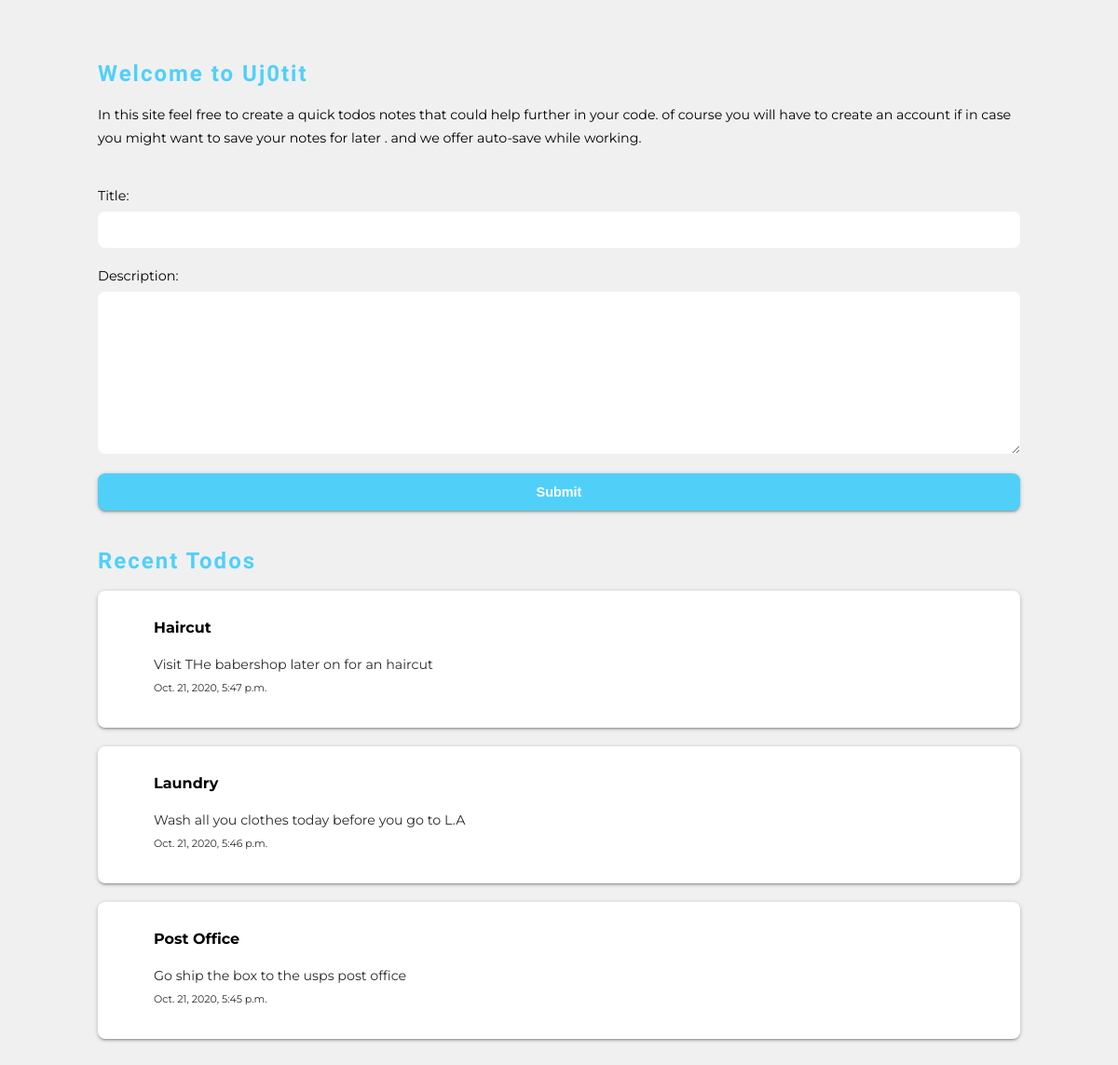
Before: / with the older database file.
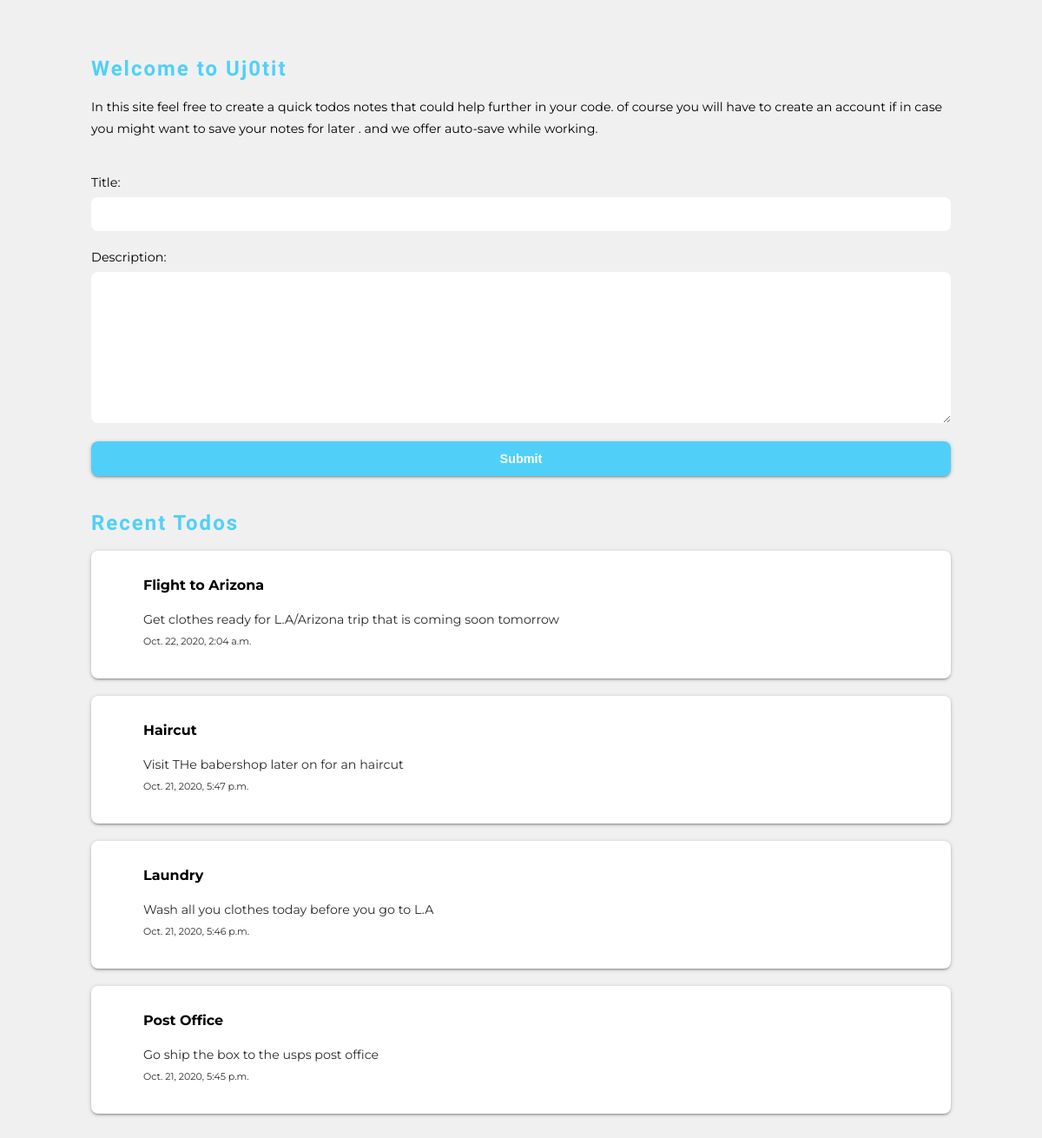
After: the same page with the newer database file.
### post/models.py (models this page shows, shortened)
class Task(models.Model):
    title = models.CharField(max_length=200)
    description = models.TextField(blank=True)
    complete = models.BooleanField(default=False)
    created = models.DateTimeField(auto_now_add=True)

### post/views.py (the view)
# urls.py: path('', views.index)
def index(request):
    if request.method == 'POST':
        title = request.POST['title']
        description = request.POST['description']
        task = Task(title=title, description=description)
        task.save()
    tasks = Task.objects.order_by('-created')
    form = TaskForm()
    context = {
        'tasks':tasks,
    }
    return render(request, 'post/tasks.html', context)

### templates/post/tasks.html (shortened to what this page needs)
{% extends 'base.html' %}
{% block content %}
<div class="task_form">
    <form method="POST">
        <div class="title">
            <label for="title">Title: </label>
            <input type="text" name="title" id="title">
        </div>
        <div class="desc">
            <label for="description">Description: </label>
            <textarea name="description" id="description" cols="30" rows="10"></textarea>
        </div>
        <input type="submit" name="Create Task">
    </form>
</div>
<div class="content-wrap">
    <h1 class="header">Recent Todos</h1>
    {% if tasks %}
    {% for task in tasks %}
        <div class="post-display">
            <h2>{{task.title}}</h2>
            <p>{{task.description}}</p>
            <p class="date">{{task.created}}</p>
        </div>
    {% endfor %}
    {% endif %}
</div>
{% endblock %}

### templates/base.html (shortened to what this page needs)
{% load static %}
<!DOCTYPE html>
<html lang="en">
<head>
    <link rel="stylesheet" href="{% static 'css/style.css' %}">
</head>
<body>
    <div class="container">
        <h1 class="header">Welcome to Uj0tit</h1>
        <p class="header-para">In this site feel free to create a quick todos notes that could help further in your code.
            of course you will have to create an account if in case you might want to save your notes
            for later . and we offer auto-save while working.</p>
        {% block content %}
        {% endblock %}
    </div>
</body>
</html>

### myTodos/static/css/style.css (style rules this page uses)
* { margin: 0; padding: 0; -webkit-box-sizing: border-box; box-sizing: border-box; }
body { display: -webkit-box; display: -ms-flexbox; display: flex; -webkit-box-orient: vertical; -webkit-box-direction: normal; -ms-flex-direction: column; flex-direction: column; -webkit-box-pack: center; -ms-flex-pack: center; justify-content: center; font-family: 'Montserrat', sans-serif; background-color: #f0f0f0; }
body .container { width: 100%; max-width: 1020px; margin: 65px auto; padding: 0 15px; }
body .container h1 { font-size: 1.5rem; letter-spacing: 2px; font-family: 'Lobster', cursive; margin-bottom: 18px; color: #50d0f9; }
body .container p { font-size: 0.889rem; line-height: 25px; }
body .container .header-para { margin-bottom: 40px; }
body .container form .title, body .container form .desc { display: -webkit-box; display: -ms-flexbox; display: flex; -webkit-box-orient: vertical; -webkit-box-direction: normal; -ms-flex-direction: column; flex-direction: column; margin-bottom: 13px; }
body .container form .title input[type=text], body .container form .title textarea, body .container form .desc input[type=text], body .container form .desc textarea { width: 100%; padding: 12px 14px; margin: 8px 0; background-color: #ffffff; outline: none; border: none; border-radius: 8px; }
body .container form .title label, body .container form .desc label { font-size: 0.9rem; }
body .container form input[type=submit] { width: 100%; padding: 12px 14px; text-align: center; font-size: 0.9rem; font-weight: bolder; background-color: #50d0f9; color: #ffffff; border-radius: 8px; border: none; -webkit-box-shadow: 0px 2px 2px 0px rgba(0, 0, 0, 0.14), 0px 3px 1px -2px rgba(0, 0, 0, 0.12), 0px 1px 5px 0px rgba(0, 0, 0, 0.2); box-shadow: 0px 2px 2px 0px rgba(0, 0, 0, 0.14), 0px 3px 1px -2px rgba(0, 0, 0, 0.12), 0px 1px 5px 0px rgba(0, 0, 0, 0.2); }
body .container .content-wrap { margin-top: 40px; }
body .container .content-wrap .post-display { margin-bottom: 20px; background-color: #ffffff; padding: 30px 60px; border-radius: 8px; -webkit-box-shadow: 0px 2px 2px 0px rgba(0, 0, 0, 0.14), 0px 3px 1px -2px rgba(0, 0, 0, 0.12), 0px 1px 5px 0px rgba(0, 0, 0, 0.2); box-shadow: 0px 2px 2px 0px rgba(0, 0, 0, 0.14), 0px 3px 1px -2px rgba(0, 0, 0, 0.12), 0px 1px 5px 0px rgba(0, 0, 0, 0.2); }
body .container .content-wrap .post-display h2 { font-size: 1rem; margin-bottom: 18px; }
body .container .content-wrap .post-display p { color: #2c2929; }
body .container .content-wrap .post-display .date { font-size: 0.689rem; }

Changed rows visible on the page:
added Task: title "Flight to Arizona", description "Get clothes ready for L.A/Arizona trip that is coming soon tomorrow", created "Oct. 22, 2020, 2:04 a.m."
